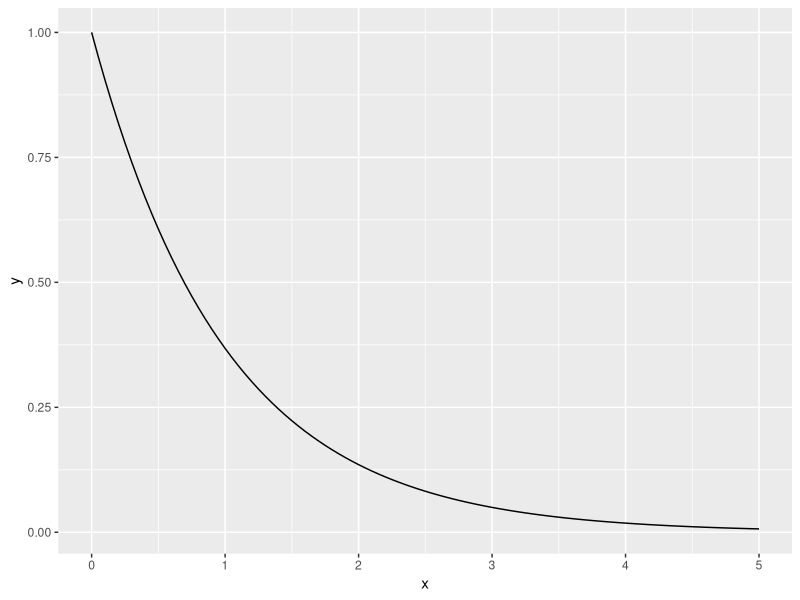
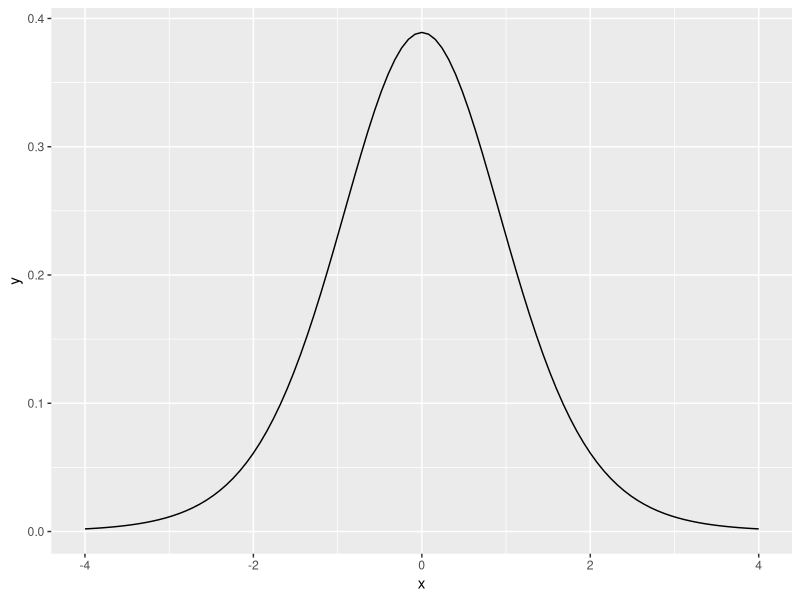
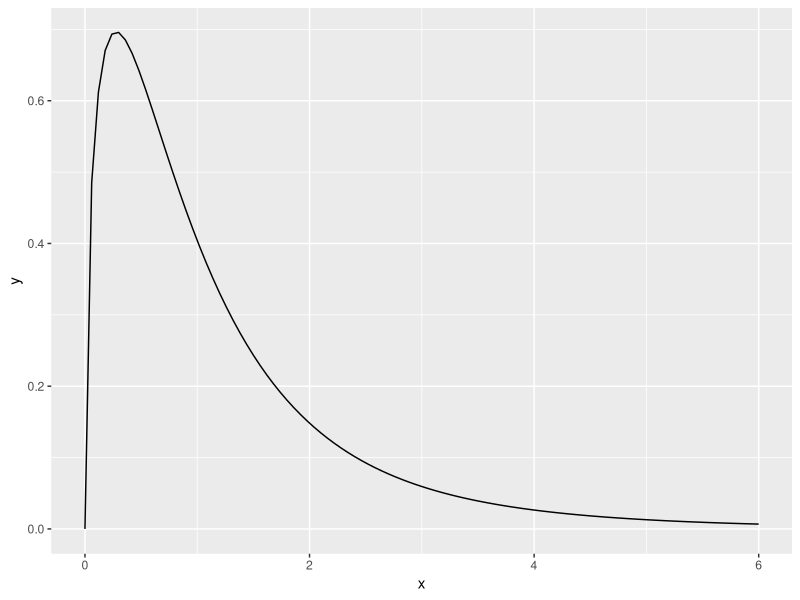
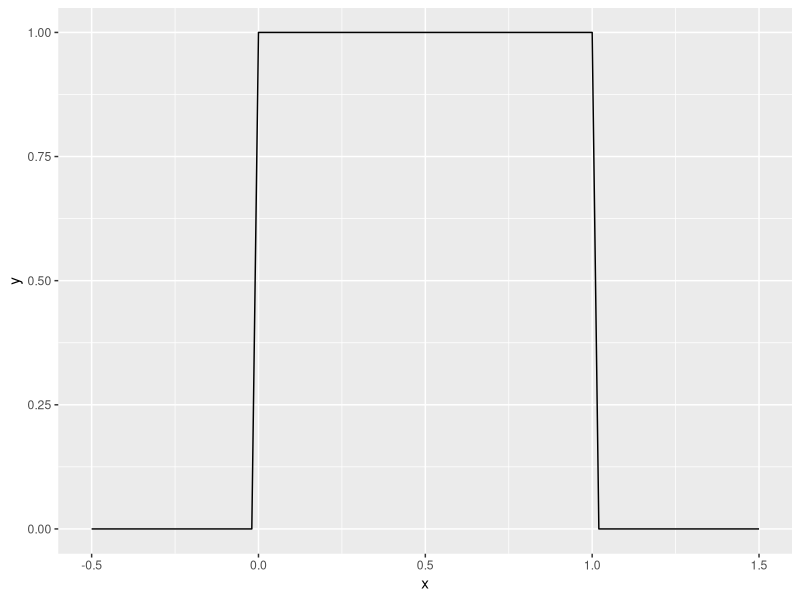

The R source for these figures, in order:
#5.2.1
library(tidyverse)
ggplot(data=data.frame(x=c(0,5)), aes(x=x)) +
  stat_function(fun=dexp, args=c(rate=1) )
ggplot(data=data.frame(x=c(-4,4)), aes(x=x)) +
  stat_function(fun=dt, args=c(df=10) )
ggplot(data=data.frame(x=c(0,6)), aes(x=x)) +
  stat_function(fun=df, args=c(df1=3,df2=10) )
ggplot(data=data.frame(x=c(-0.5,1.5)), aes(x=x)) +
  stat_function(fun=dunif, args=c(min=0,max=1) )
